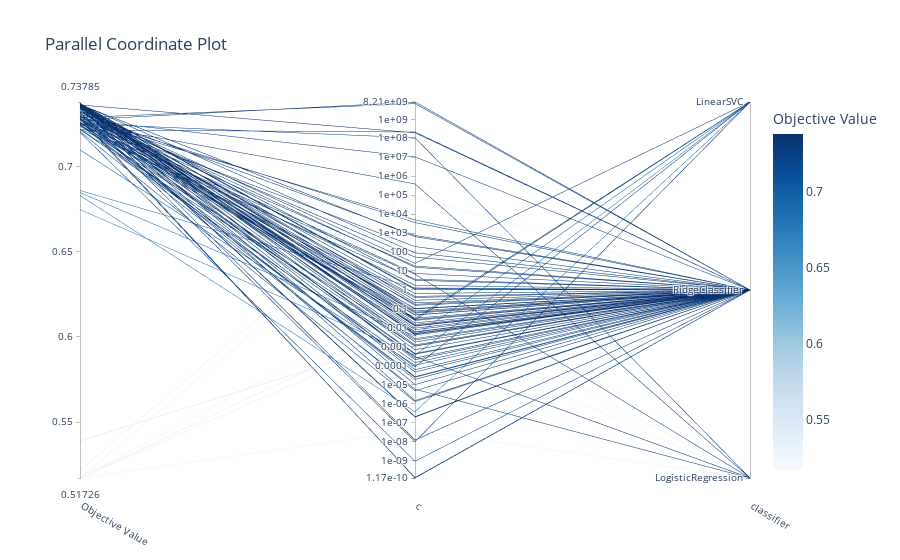

Here is the notebook cell this chart was saved with:
### Code cell
optuna.visualization.plot_parallel_coordinate(linear_study, params=['classifier', 'c'])

### Figure 1 — Plotly figure (JSON) as saved in the notebook; plotly's stock layout.template omitted (floating-point values rounded to 4 significant figures; data arrays with more than 128 entries replaced by an {"elided": "..."} marker saying what was removed)
{"data": [{"dimensions": [{"label": "Objective Value", "range": [0.5173, 0.7378], "values": {"elided": "400 float values"}}, {"label": "c", "range": [-9.931, 9.914], "ticktext": ["1.17e-10", "1e-09", "1e-08", "1e-07", "1e-06", "1e-05", "0.0001", "0.001", "0.01", "0.1", "1", "10", "100", "1e+03", "1e+04", "1e+05", "1e+06", "1e+07", "1e+08", "1e+09", "8.21e+09"], "tickvals": [-9.931, -9, -8, -7, -6, -5, -4, -3, -2, -1, 0, 1, 2, 3, 4, 5, 6, 7, 8, 9, 9.914], "values": [-7.419, 8.025, 4.904, -6.436, 5.604, 5.592, -1.514, -1.179, -9.045, -3.456, 2.282, 9.914, -4.73, -9.931, 1.731, 8.29, 1.4, -3.601, 9.829, 3.69, -8.013, 0.01704, -5.001, 8.328, 7.017, 0.1017, -6.695, 3.552, -9.91, -2.137, -2.193, -2.234, -1.832, -2.577, -5.329, -3.529, -0.4063, -2.434, 0.8201, -5.848, -0.7623, 2.806, -7.929, -2.468, -4.337, -1.588, 0.5632, -1.5, -1.597, -0.9828, -3.978, -1.884, -2.973, -1.331, -2.023, -3.162, 1.257, -0.425, -1.321, 0.5033, -4.063, 1.955, -4.617, -6.719, -2.911, -5.9, 2.871, -0.3458, -1.613, -1.916, -3.399, -1.228, -2.381, 0.06119, -0.8179, 1.189, -2.751, -5.245, -3.838, 0.2379, -1.567, -0.5505, -2.218, -2.299, -4.583, -3.359, -2.335, -2.103, -1.517, -2.963, -1.746, -0.6884, -1.115, -3.69, -4.217, -2.642, -0.1913, -1.007, 0.867]}, {"label": "classifier", "range": [0, 2], "ticktext": ["LogisticRegression", "RidgeClassifier", "LinearSVC"], "tickvals": [0, 1, 2], "values": {"elided": "400 int values"}}], "labelangle": 30, "labelside": "bottom", "line": {"color": {"elided": "400 float values"}, "colorbar": {"title": {"text": "Objective Value"}}, "colorscale": [[0, "rgb(247,251,255)"], [0.125, "rgb(222,235,247)"], [0.25, "rgb(198,219,239)"], [0.375, "rgb(158,202,225)"], [0.5, "rgb(107,174,214)"], [0.625, "rgb(66,146,198)"], [0.75, "rgb(33,113,181)"], [0.875, "rgb(8,81,156)"], [1, "rgb(8,48,107)"]], "reversescale": false, "showscale": true}, "type": "parcoords"}], "layout": {"title": {"text": "Parallel Coordinate Plot"}}}
